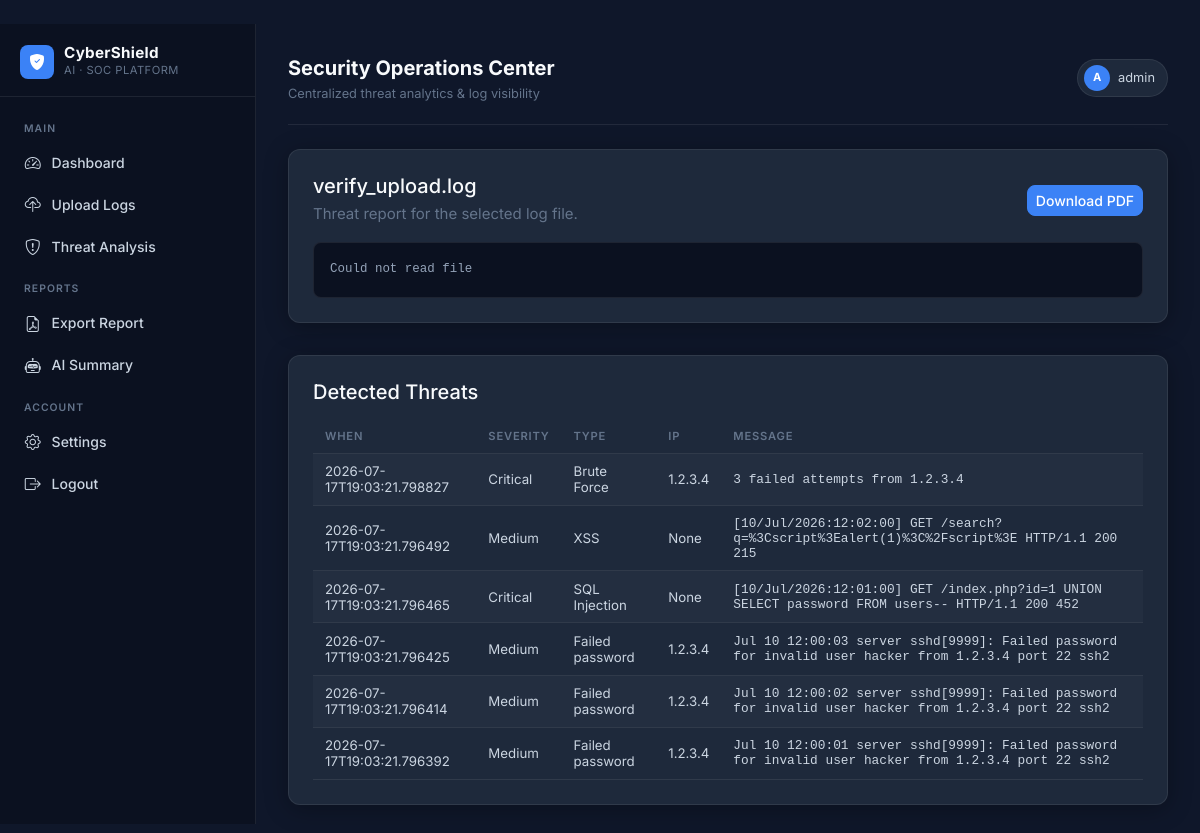
/log/29 (signed in), run on the app's committed database.
### tables this page shows
CREATE TABLE logs (
            id INTEGER PRIMARY KEY AUTOINCREMENT,
            filename TEXT NOT NULL,
            filepath TEXT NOT NULL,
            uploaded_at TEXT NOT NULL
        );

CREATE TABLE threats (
            id INTEGER PRIMARY KEY AUTOINCREMENT,
            log_id INTEGER,
            type TEXT,
            severity TEXT,
            message TEXT,
            ip TEXT,
            timestamp TEXT,
            FOREIGN KEY(log_id) REFERENCES logs(id)
        );

### app.py (the view)
@app.route("/log/<int:log_id>")
@require_login
def view_log(log_id):
    conn = get_db_connection()
    cur = conn.cursor()
    cur.execute("SELECT * FROM logs WHERE id=?", (log_id,))
    log = cur.fetchone()
    if not log:
        conn.close()
        flash("Log not found", "warning")
        return redirect(url_for("dashboard"))
    content = ""
    try:
        with open(log["filepath"], "r", encoding="utf-8", errors="ignore") as f:
            content = f.read()
    except Exception:
        content = "Could not read file"
    cur.execute("SELECT * FROM threats WHERE log_id=? ORDER BY timestamp DESC", (log_id,))
    threats = cur.fetchall()
    conn.close()
    return render_template("report.html", log=log, content=content, threats=threats)

### app.py (called while the page is built)
def get_db_connection():
    conn = sqlite3.connect(DB_PATH)
    conn.row_factory = sqlite3.Row
    return conn

def require_login(func):
    from functools import wraps
    @wraps(func)
    def wrapper(*args, **kwargs):
        if not session.get("user"):
            return redirect(url_for("login", next=request.path))
        return func(*args, **kwargs)
    return wrapper

### templates/report.html
﻿{% extends "base.html" %}
{% block content %}
<div class="row g-3">
    <div class="col-12">
        <div class="card p-4 mb-3">
            <div class="d-flex flex-column flex-md-row justify-content-between align-items-start align-items-md-center mb-3">
                <div>
                    <h5 class="mb-1">{{ log['filename'] }}</h5>
                    <p class="text-muted mb-0">Threat report for the selected log file.</p>
                </div>
                <a class="btn btn-sm btn-primary" href="{{ url_for('generate_pdf', log_id=log['id']) }}">Download PDF</a>
            </div>
            <pre class="log-preview">{{ content }}</pre>
        </div>
    </div>
    <div class="col-12">
        <div class="card p-4">
            <h5 class="mb-3">Detected Threats</h5>
            <div class="table-responsive">
                <table class="table table-dark table-striped align-middle mb-0">
                    <thead>
                        <tr>
                            <th>When</th>
                            <th>Severity</th>
                            <th>Type</th>
                            <th>IP</th>
                            <th>Message</th>
                        </tr>
                    </thead>
                    <tbody>
                        {% for t in threats %}
                        <tr>
                            <td>{{ t['timestamp'] }}</td>
                            <td>{{ t['severity'] }}</td>
                            <td>{{ t['type'] }}</td>
                            <td>{{ t['ip'] }}</td>
                            <td><pre class="mb-0" style="white-space:pre-wrap">{{ t['message'] }}</pre></td>
                        </tr>
                        {% else %}
                        <tr>
                            <td colspan="5">No threats detected in this log.</td>
                        </tr>
                        {% endfor %}
                    </tbody>
                </table>
            </div>
        </div>
    </div>
</div>
{% endblock %}

### static/css/styles.css (style rules this page uses)
:root { --bg: #0F172A; --surface: #1E293B; --surface2: #263348; --border: rgba(255,255,255,0.08); --text: #F8FAFC; --text-sub: #CBD5E1; --muted: #64748B; --accent: #3B82F6; --accent-h: #2563EB; --c-critical: #EF4444; --c-high: #F97316; --c-medium: #EAB308; --c-low: #22C55E; --c-safe: #14B8A6; --c-risk: #A855F7; --c-info: #38BDF8; }
*, *::before, *::after { box-sizing: border-box; }
body { margin: 0; background: var(--bg); color: var(--text); font-family: Inter, "Segoe UI", system-ui, -apple-system, sans-serif; font-size: 0.9375rem; line-height: 1.6; }
.card { background: var(--surface); border: 1px solid var(--border); border-radius: 12px; box-shadow: 0 4px 24px rgba(0,0,0,0.3); color: var(--text); }
.table-dark { --bs-table-bg: transparent; --bs-table-striped-bg: rgba(255,255,255,0.025); --bs-table-hover-bg: rgba(255,255,255,0.04); --bs-table-color: var(--text); --bs-table-border-color: var(--border); font-size: 0.83rem; }
.table-dark thead th { font-size: 0.7rem; font-weight: 600; letter-spacing: 0.07em; text-transform: uppercase; color: var(--muted); border-bottom: 1px solid var(--border); padding: 0.6rem 0.75rem; white-space: nowrap; }
.table-dark td { padding: 0.6rem 0.75rem; vertical-align: middle; color: var(--text-sub); }
.btn-primary { background: var(--accent); border-color: var(--accent); color: #fff; font-weight: 500; border-radius: 8px; }
pre { font-size: 0.8rem; background: transparent; border: none; color: var(--text-sub); margin: 0; }
.log-preview { max-height: 300px; overflow: auto; background: #0B1120; border: 1px solid var(--border); border-radius: 8px; padding: 1rem; color: #94A3B8; font-family: "Courier New", monospace; font-size: 0.78rem; line-height: 1.7; }
.text-muted { color: var(--muted) !important; }

### data on the page
logs: filename "verify_upload.log"
threats: timestamp "2026-07-17T19:03:21.798827", severity "Critical", type "Brute Force", ip "1.2.3.4", message "3 failed attempts from 1.2.3.4"
threats: timestamp "2026-07-17T19:03:21.796492", severity "Medium", type "XSS", ip "None", message "[10/Jul/2026:12:02:00] GET /search?q=%3Cscript%3Ealert(1)%3C%2Fscript%3E HTTP/1.1 200 215"
threats: timestamp "2026-07-17T19:03:21.796465", severity "Critical", type "SQL Injection", ip "None", message "[10/Jul/2026:12:01:00] GET /index.php?id=1 UNION SELECT password FROM users-- HTTP/1.1 200 452"
threats: timestamp "2026-07-17T19:03:21.796425", severity "Medium", type "Failed password", ip "1.2.3.4", message "Jul 10 12:00:03 server sshd[9999]: Failed password for invalid user hacker from 1.2.3.4 port 22 ssh2"
threats: timestamp "2026-07-17T19:03:21.796414", severity "Medium", type "Failed password", ip "1.2.3.4", message "Jul 10 12:00:02 server sshd[9999]: Failed password for invalid user hacker from 1.2.3.4 port 22 ssh2"
threats: timestamp "2026-07-17T19:03:21.796392", severity "Medium", type "Failed password", ip "1.2.3.4", message "Jul 10 12:00:01 server sshd[9999]: Failed password for invalid user hacker from 1.2.3.4 port 22 ssh2"

### other printed values
{{ session.get('user')[0]|upper }} "A"
{{ session.get('user') }} "admin"
{{ content }} "Could not read file"
